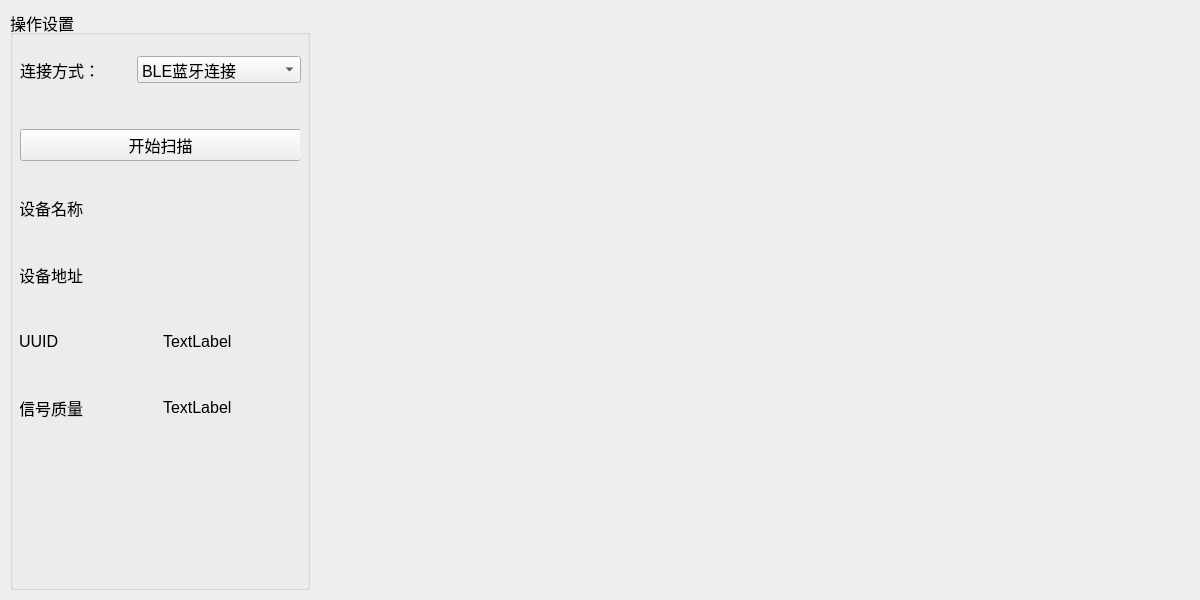
<?xml version="1.0" encoding="UTF-8"?>
<ui version="4.0">
 <class>Widget</class>
 <widget class="QWidget" name="Widget">
  <property name="geometry">
   <rect>
    <x>0</x>
    <y>0</y>
    <width>1200</width>
    <height>600</height>
   </rect>
  </property>
  <property name="windowTitle">
   <string>Widget</string>
  </property>
  <widget class="QGroupBox" name="groupBox">
   <property name="geometry">
    <rect>
     <x>10</x>
     <y>10</y>
     <width>300</width>
     <height>580</height>
    </rect>
   </property>
   <property name="font">
    <font>
     <pointsize>12</pointsize>
    </font>
   </property>
   <property name="title">
    <string>操作设置</string>
   </property>
   <widget class="QWidget" name="bleConf" native="true">
    <property name="enabled">
     <bool>true</bool>
    </property>
    <property name="geometry">
     <rect>
      <x>10</x>
      <y>80</y>
      <width>280</width>
      <height>490</height>
     </rect>
    </property>
    <widget class="QWidget" name="verticalLayoutWidget">
     <property name="geometry">
      <rect>
       <x>0</x>
       <y>30</y>
       <width>281</width>
       <height>51</height>
      </rect>
     </property>
     <layout class="QVBoxLayout" name="verticalLayout">
      <item>
       <widget class="QPushButton" name="startBleScan">
        <property name="text">
         <string>开始扫描</string>
        </property>
       </widget>
      </item>
     </layout>
    </widget>
    <widget class="QWidget" name="layoutWidget">
     <property name="geometry">
      <rect>
       <x>-1</x>
       <y>87</y>
       <width>281</width>
       <height>261</height>
      </rect>
     </property>
     <layout class="QVBoxLayout" name="verticalLayout_2">
      <item>
       <layout class="QHBoxLayout" name="horizontalLayout_5">
        <item>
         <widget class="QLabel" name="label_8">
          <property name="text">
           <string>设备名称</string>
          </property>
         </widget>
        </item>
        <item>
         <widget class="QLabel" name="label_9">
          <property name="text">
           <string/>
          </property>
         </widget>
        </item>
       </layout>
      </item>
      <item>
       <layout class="QHBoxLayout" name="horizontalLayout_2">
        <item>
         <widget class="QLabel" name="label_3">
          <property name="text">
           <string>设备地址</string>
          </property>
         </widget>
        </item>
        <item>
         <widget class="QLabel" name="label_2">
          <property name="text">
           <string/>
          </property>
         </widget>
        </item>
       </layout>
      </item>
      <item>
       <layout class="QHBoxLayout" name="horizontalLayout_4">
        <item>
         <widget class="QLabel" name="label_6">
          <property name="text">
           <string>UUID</string>
          </property>
         </widget>
        </item>
        <item>
         <widget class="QLabel" name="label_7">
          <property name="text">
           <string>TextLabel</string>
          </property>
         </widget>
        </item>
       </layout>
      </item>
      <item>
       <layout class="QHBoxLayout" name="horizontalLayout_3">
        <item>
         <widget class="QLabel" name="label_4">
          <property name="text">
           <string>信号质量</string>
          </property>
         </widget>
        </item>
        <item>
         <widget class="QLabel" name="label_5">
          <property name="text">
           <string>TextLabel</string>
          </property>
         </widget>
        </item>
       </layout>
      </item>
     </layout>
    </widget>
   </widget>
   <widget class="QWidget" name="horizontalLayoutWidget">
    <property name="geometry">
     <rect>
      <x>10</x>
      <y>20</y>
      <width>281</width>
      <height>80</height>
     </rect>
    </property>
    <layout class="QHBoxLayout" name="horizontalLayout">
     <item>
      <widget class="QLabel" name="label">
       <property name="font">
        <font>
         <pointsize>12</pointsize>
        </font>
       </property>
       <property name="text">
        <string>连接方式：</string>
       </property>
      </widget>
     </item>
     <item>
      <widget class="QComboBox" name="comboBox">
       <property name="currentIndex">
        <number>0</number>
       </property>
       <property name="modelColumn">
        <number>0</number>
       </property>
       <item>
        <property name="text">
         <string>BLE蓝牙连接</string>
        </property>
       </item>
       <item>
        <property name="text">
         <string>RJ45有线网口连接</string>
        </property>
       </item>
      </widget>
     </item>
    </layout>
   </widget>
  </widget>
  <widget class="QWidget" name="ri45Conf" native="true">
   <property name="enabled">
    <bool>true</bool>
   </property>
   <property name="geometry">
    <rect>
     <x>370</x>
     <y>80</y>
     <width>280</width>
     <height>490</height>
    </rect>
   </property>
  </widget>
 </widget>
 <resources/>
 <connections/>
</ui>
